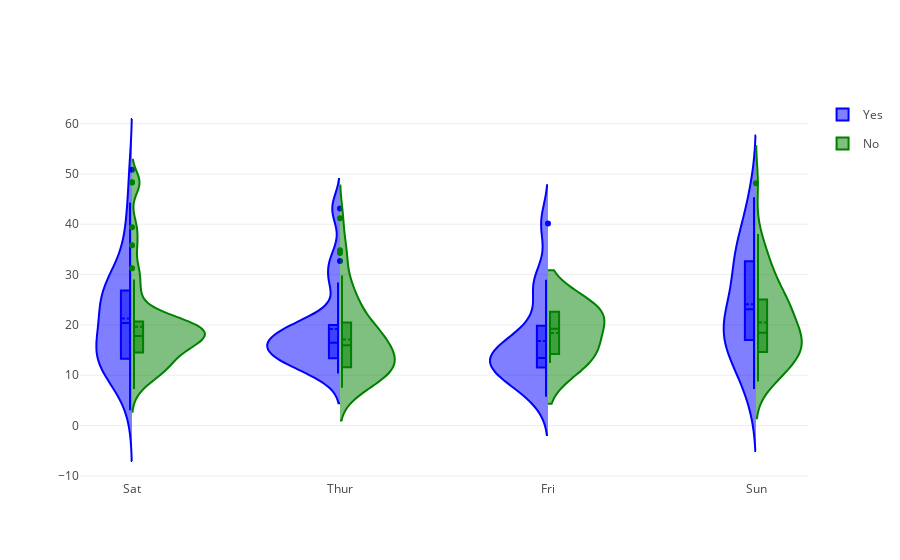

Notebook code cell kept with this figure:
### Markdown cell above
# Split Violin Plot

### Code cell
import plotly.graph_objs as go

import pandas as pd

df = pd.read_csv("https://raw.githubusercontent.com/plotly/datasets/master/violin_data.csv")

fig = {
    "data": [
        {
            "type": 'violin',
            "x": df['day'] [ df['smoker'] == 'Yes' ],
            "y": df['total_bill'] [ df['smoker'] == 'Yes' ],
            "legendgroup": 'Yes',
            "scalegroup": 'Yes',
            "name": 'Yes',
            "side": 'negative',
            "box": {
                "visible": True
            },
            "meanline": {
                "visible": True
            },
            "line": {
                "color": 'blue'
            }
        },
        {
            "type": 'violin',
            "x": df['day'] [ df['smoker'] == 'No' ],
            "y": df['total_bill'] [ df['smoker'] == 'No' ],
            "legendgroup": 'No',
            "scalegroup": 'No',
            "name": 'No',
            "side": 'positive',
            "box": {
                "visible": True
            },
            "meanline": {
                "visible": True
            },
            "line": {
                "color": 'green'
            }
        }
    ],
    "layout" : {
        "yaxis": {
            "zeroline": False,
        },
        "violingap": 0,
        "violinmode": "overlay"
    }
}


pyo.iplot(fig, filename = 'violin/split', validate = False)

### Figure 1 — Plotly figure (JSON) as saved in the notebook; plotly's stock layout.template omitted (floating-point values rounded to 4 significant figures; data arrays with more than 128 entries replaced by an {"elided": "..."} marker saying what was removed)
{"data": [{"box": {"visible": true}, "legendgroup": "Yes", "line": {"color": "blue"}, "meanline": {"visible": true}, "name": "Yes", "scalegroup": "Yes", "side": "negative", "type": "violin", "x": ["Sat", "Sat", "Sat", "Sat", "Sat", "Sat", "Sat", "Sat", "Sat", "Sat", "Sat", "Thur", "Thur", "Fri", "Fri", "Fri", "Fri", "Fri", "Fri", "Fri", "Fri", "Fri", "Sat", "Sat", "Sat", "Sat", "Sat", "Sat", "Thur", "Sun", "Sat", "Sat", "Sat", "Sat", "Sun", "Sun", "Sun", "Sun", "Sun", "Sun", "Sun", "Sun", "Sun", "Sun", "Sun", "Sun", "Sun", "Sun", "Sun", "Sun", "Sun", "Sun", "Thur", "Thur", "Thur", "Thur", "Thur", "Thur", "Thur", "Thur", "Thur", "Thur", "Thur", "Thur", "Thur", "Thur", "Sat", "Sat", "Sat", "Sat", "Sat", "Sat", "Sat", "Sat", "Sat", "Sat", "Sat", "Sat", "Sat", "Fri", "Fri", "Fri", "Fri", "Fri", "Fri", "Sat", "Sat", "Sat", "Sat", "Sat", "Sat", "Sat", "Sat"], "y": [38.01, 11.24, 20.29, 13.81, 11.02, 18.29, 3.07, 15.01, 26.86, 25.28, 17.92, 19.44, 32.68, 28.97, 5.75, 16.32, 40.17, 27.28, 12.03, 21.01, 11.35, 15.38, 44.3, 22.42, 15.36, 20.49, 25.21, 14.31, 16, 17.51, 10.59, 10.63, 50.81, 15.81, 7.25, 31.85, 16.82, 32.9, 17.89, 14.48, 9.6, 34.63, 34.65, 23.33, 45.35, 23.17, 40.55, 20.9, 30.46, 18.15, 23.1, 15.69, 19.81, 28.44, 15.48, 16.58, 10.34, 43.11, 13, 13.51, 18.71, 12.74, 13, 16.4, 20.53, 16.47, 26.59, 38.73, 24.27, 12.76, 30.06, 25.89, 13.27, 28.17, 12.9, 28.15, 11.59, 7.74, 30.14, 12.16, 13.42, 8.58, 13.42, 16.27, 10.09, 22.12, 24.01, 15.69, 15.53, 12.6, 32.83, 27.18, 22.67]}, {"box": {"visible": true}, "legendgroup": "No", "line": {"color": "green"}, "meanline": {"visible": true}, "name": "No", "scalegroup": "No", "side": "positive", "type": "violin", "x": {"elided": "151 str values"}, "y": {"elided": "151 float values"}}], "layout": {"violingap": 0, "violinmode": "overlay", "yaxis": {"zeroline": false}}}
